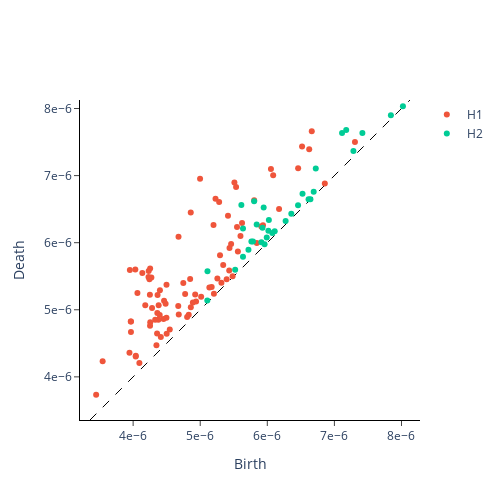

Notebook source saved alongside this figure:
### Code cell
diagrams_plot = gtda.plotting.plot_diagram(diagrams[print_obj])
display(diagrams_plot)
diagrams_plot.write_image(file = f"{subj}/{exp}/diagram.svg", format = "svg")
